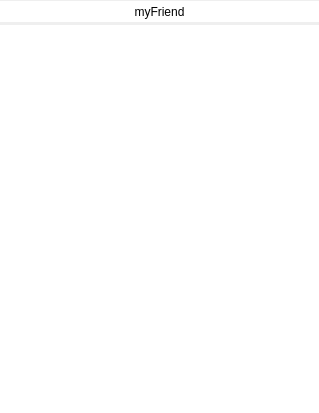
<?xml version="1.0" encoding="UTF-8"?>
<ui version="4.0">
 <class>friendTabBar</class>
 <widget class="QWidget" name="friendTabBar">
  <property name="geometry">
   <rect>
    <x>0</x>
    <y>0</y>
    <width>319</width>
    <height>413</height>
   </rect>
  </property>
  <property name="windowTitle">
   <string>Form</string>
  </property>
  <layout class="QVBoxLayout" name="verticalLayout">
   <property name="spacing">
    <number>0</number>
   </property>
   <property name="leftMargin">
    <number>0</number>
   </property>
   <property name="topMargin">
    <number>0</number>
   </property>
   <property name="rightMargin">
    <number>0</number>
   </property>
   <property name="bottomMargin">
    <number>0</number>
   </property>
   <item>
    <widget class="QWidget" name="widget_2" native="true">
     <property name="minimumSize">
      <size>
       <width>0</width>
       <height>25</height>
      </size>
     </property>
     <property name="maximumSize">
      <size>
       <width>16777215</width>
       <height>25</height>
      </size>
     </property>
     <property name="styleSheet">
      <string notr="true">QToolButton{
background:white;
border-bottom:1px solid lightgrey;
}
</string>
     </property>
     <layout class="QVBoxLayout" name="verticalLayout_2">
      <property name="spacing">
       <number>0</number>
      </property>
      <property name="leftMargin">
       <number>0</number>
      </property>
      <property name="topMargin">
       <number>0</number>
      </property>
      <property name="rightMargin">
       <number>0</number>
      </property>
      <property name="bottomMargin">
       <number>1</number>
      </property>
      <item>
       <widget class="QToolButton" name="toolButton">
        <property name="sizePolicy">
         <sizepolicy hsizetype="Preferred" vsizetype="Fixed">
          <horstretch>0</horstretch>
          <verstretch>0</verstretch>
         </sizepolicy>
        </property>
        <property name="styleSheet">
         <string notr="true"/>
        </property>
        <property name="text">
         <string>myFriend</string>
        </property>
        <property name="toolButtonStyle">
         <enum>Qt::ToolButtonTextBesideIcon</enum>
        </property>
        <property name="autoRaise">
         <bool>true</bool>
        </property>
       </widget>
      </item>
     </layout>
    </widget>
   </item>
   <item>
    <widget class="QWidget" name="widget" native="true">
     <property name="sizePolicy">
      <sizepolicy hsizetype="Preferred" vsizetype="Minimum">
       <horstretch>0</horstretch>
       <verstretch>0</verstretch>
      </sizepolicy>
     </property>
     <property name="styleSheet">
      <string notr="true">background:white;
</string>
     </property>
    </widget>
   </item>
  </layout>
 </widget>
 <resources/>
 <connections/>
</ui>
